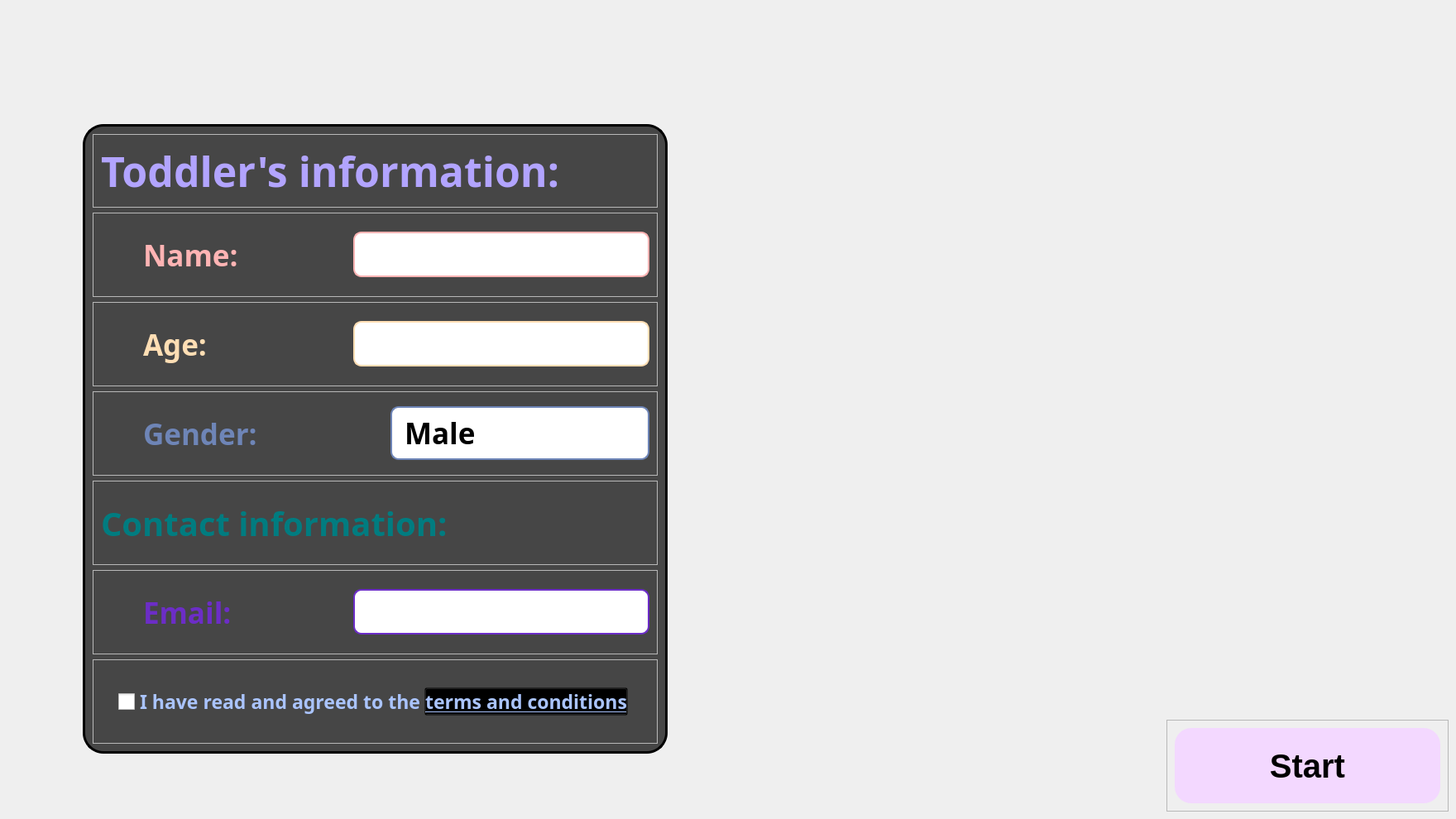
    <widget class="QWidget" name="start_exam_screen1">
     <property name="styleSheet">
      <string notr="true">QWidget#start_exam_screen1 {
border-image: url(:/bg/background.jpg) 0 0 0 0 stretch stretch;
}</string>
     </property>
     <widget class="QFrame" name="info_frame">
      <property name="geometry">
       <rect>
        <x>100</x>
        <y>150</y>
        <width>707</width>
        <height>761</height>
       </rect>
      </property>
      <property name="styleSheet">
       <string notr="true">QFrame#info_frame{
background-color: rgba(0, 0, 0,180);
border: 3px solid black;
border-radius: 25px;
}</string>
      </property>
      <property name="frameShape">
       <enum>QFrame::StyledPanel</enum>
      </property>
      <property name="frameShadow">
       <enum>QFrame::Raised</enum>
      </property>
      <layout class="QVBoxLayout" name="verticalLayout_6">
       <item>
        <widget class="QFrame" name="headline1_frame">
         <property name="frameShape">
          <enum>QFrame::StyledPanel</enum>
         </property>
         <property name="frameShadow">
          <enum>QFrame::Raised</enum>
         </property>
         <layout class="QVBoxLayout" name="verticalLayout_3">
          <item>
           <widget class="QLabel" name="headline1_label">
            <property name="font">
             <font>
              <family>Comic Sans MS,cursive</family>
              <pointsize>-1</pointsize>
              <weight>75</weight>
              <bold>true</bold>
             </font>
            </property>
            <property name="styleSheet">
             <string notr="true">QLabel {
    color: #B2A4FF;
	font-size: 50px;
    font-weight: bold;
    font-family: &quot;Comic Sans MS&quot;, cursive;
}</string>
            </property>
            <property name="text">
             <string>Toddler's information:</string>
            </property>
           </widget>
          </item>
         </layout>
        </widget>
       </item>
       <item>
        <widget class="QFrame" name="name_frame">
         <property name="frameShape">
          <enum>QFrame::StyledPanel</enum>
         </property>
         <property name="frameShadow">
          <enum>QFrame::Raised</enum>
         </property>
         <layout class="QHBoxLayout" name="horizontalLayout">
          <property name="leftMargin">
           <number>40</number>
          </property>
          <item>
           <widget class="QLabel" name="name_label">
            <property name="sizePolicy">
             <sizepolicy hsizetype="Expanding" vsizetype="Expanding">
              <horstretch>0</horstretch>
              <verstretch>0</verstretch>
             </sizepolicy>
            </property>
            <property name="font">
             <font>
              <family>Comic Sans MS,cursive</family>
              <pointsize>-1</pointsize>
              <weight>75</weight>
              <bold>true</bold>
             </font>
            </property>
            <property name="styleSheet">
             <string notr="true">QLabel {
    color: #FFB4B4;
	font-size: 35px;
    font-weight: bold;
    font-family: &quot;Comic Sans MS&quot;, cursive;
    padding: 10px;
}</string>
            </property>
            <property name="text">
             <string>Name:</string>
            </property>
           </widget>
          </item>
          <item>
           <widget class="QLineEdit" name="name_lineEdit">
            <property name="sizePolicy">
             <sizepolicy hsizetype="Expanding" vsizetype="Fixed">
              <horstretch>0</horstretch>
              <verstretch>0</verstretch>
             </sizepolicy>
            </property>
            <property name="font">
             <font>
              <family>Comic Sans MS,cursive</family>
              <pointsize>-1</pointsize>
              <weight>75</weight>
              <bold>true</bold>
             </font>
            </property>
            <property name="styleSheet">
             <string notr="true">QLineEdit {
    font-weight: bold;
	font-size: 35px;
    font-family: &quot;Comic Sans MS&quot;, cursive;
	padding-left: 10px;
    border: 2px solid #FFB4B4;
    border-radius: 10px;
}

QLineEdit:hover {
    border-color: #B0E0E6; /* Pastel Green color */
}

    QLineEdit::cursor {
        width: 4px;
    }</string>
            </property>
            <property name="text">
             <string/>
            </property>
            <property name="maxLength">
             <number>32771</number>
            </property>
           </widget>
          </item>
         </layout>
        </widget>
       </item>
       <item>
        <widget class="QFrame" name="age_frame">
         <property name="frameShape">
          <enum>QFrame::StyledPanel</enum>
         </property>
         <property name="frameShadow">
          <enum>QFrame::Raised</enum>
         </property>
         <layout class="QHBoxLayout" name="horizontalLayout_2">
          <property name="leftMargin">
           <number>40</number>
          </property>
          <item>
           <widget class="QLabel" name="age_label">
            <property name="sizePolicy">
             <sizepolicy hsizetype="Expanding" vsizetype="Expanding">
              <horstretch>0</horstretch>
              <verstretch>0</verstretch>
             </sizepolicy>
            </property>
            <property name="font">
             <font>
              <family>Comic Sans MS,cursive</family>
              <pointsize>-1</pointsize>
              <weight>75</weight>
              <bold>true</bold>
             </font>
            </property>
            <property name="styleSheet">
             <string notr="true">QLabel {
    color: #FFDEB4;
	font-size: 35px;
    font-weight: bold;
    font-family: &quot;Comic Sans MS&quot;, cursive;
    padding: 10px;
}</string>
            </property>
            <property name="text">
             <string>Age:</string>
            </property>
           </widget>
          </item>
          <item>
           <widget class="QLineEdit" name="age_lineEdit">
            <property name="sizePolicy">
             <sizepolicy hsizetype="Expanding" vsizetype="Fixed">
              <horstretch>0</horstretch>
              <verstretch>0</verstretch>
             </sizepolicy>
            </property>
            <property name="font">
             <font>
              <family>Comic Sans MS,cursive</family>
              <pointsize>-1</pointsize>
              <weight>75</weight>
              <bold>true</bold>
             </font>
            </property>
            <property name="styleSheet">
             <string notr="true">QLineEdit {
    font-weight: bold;
	font-size: 35px;
    font-family: &quot;Comic Sans MS&quot;, cursive;
	padding-left: 10px;
    border: 2px solid #FFDEB4;
    border-radius: 10px;
}

QLineEdit:hover {
    border-color: #B0E0E6; /* Pastel Green color */
}

QLineEdit::cursor {
        width: 4px;
    }</string>
            </property>
           </widget>
          </item>
         </layout>
        </widget>
       </item>
       <item>
        <widget class="QFrame" name="gender_frame">
         <property name="frameShape">
          <enum>QFrame::StyledPanel</enum>
         </property>
         <property name="frameShadow">
          <enum>QFrame::Raised</enum>
         </property>
         <layout class="QHBoxLayout" name="horizontalLayout_3">
          <property name="leftMargin">
           <number>40</number>
          </property>
          <item>
           <widget class="QLabel" name="gender_label">
            <property name="sizePolicy">
             <sizepolicy hsizetype="Expanding" vsizetype="Expanding">
              <horstretch>0</horstretch>
              <verstretch>0</verstretch>
             </sizepolicy>
            </property>
            <property name="font">
             <font>
              <family>Comic Sans MS,cursive</family>
              <pointsize>-1</pointsize>
              <weight>75</weight>
              <bold>true</bold>
             </font>
            </property>
            <property name="styleSheet">
             <string notr="true">QLabel {
    color: #6E85B7;
	font-size: 35px;
    font-weight: bold;
    font-family: &quot;Comic Sans MS&quot;, cursive;
    padding: 10px;
}</string>
            </property>
            <property name="text">
             <string>Gender:</string>
            </property>
           </widget>
          </item>
          <item>
           <widget class="QComboBox" name="gender_cb">
            <property name="sizePolicy">
             <sizepolicy hsizetype="Expanding" vsizetype="Fixed">
              <horstretch>0</horstretch>
              <verstretch>0</verstretch>
             </sizepolicy>
            </property>
            <property name="font">
             <font>
              <family>Comic Sans MS,cursive</family>
              <pointsize>-1</pointsize>
              <weight>75</weight>
              <bold>true</bold>
             </font>
            </property>
            <property name="styleSheet">
             <string notr="true">QComboBox {
    font-weight: bold;
    font-family: &quot;Comic Sans MS&quot;, cursive;
    padding: 5px;
	font-size: 35px;
	padding-left: 15px;
    border: 2px solid #6E85B7;
    border-radius: 10px;
}

QComboBox:hover {
    border-color: #B0E0E6; /* Pastel Green color */
}

QComboBox::drop-down {
    subcontrol-origin: padding;
    subcontrol-position: center right;
    width: 25px;
    border-left-width: 1px;
    border-left-style: solid;
    border-top-right-radius: 5px;
    border-bottom-right-radius: 5px;
    background: transparent;
}</string>
            </property>
            <item>
             <property name="text">
              <string>Male</string>
             </property>
            </item>
            <item>
             <property name="text">
              <string>Female</string>
             </property>
            </item>
           </widget>
          </item>
         </layout>
        </widget>
       </item>
       <item>
        <widget class="QFrame" name="contact_frame">
         <property name="frameShape">
          <enum>QFrame::StyledPanel</enum>
         </property>
         <property name="frameShadow">
          <enum>QFrame::Raised</enum>
         </property>
         <layout class="QVBoxLayout" name="verticalLayout_4">
          <item>
           <widget class="QLabel" name="contact_label">
            <property name="sizePolicy">
             <sizepolicy hsizetype="Expanding" vsizetype="Expanding">
              <horstretch>0</horstretch>
              <verstretch>0</verstretch>
             </sizepolicy>
            </property>
            <property name="font">
             <font>
              <family>Comic Sans MS,cursive</family>
              <pointsize>-1</pointsize>
              <weight>75</weight>
              <bold>true</bold>
             </font>
            </property>
            <property name="styleSheet">
             <string notr="true">QLabel {
    color: #007C80;
	font-size: 40px;
    font-weight: bold;
    font-family: &quot;Comic Sans MS&quot;, cursive;
}</string>
            </property>
            <property name="text">
             <string>Contact information:</string>
            </property>
           </widget>
          </item>
         </layout>
        </widget>
       </item>
       <item>
        <widget class="QFrame" name="email_frame">
         <property name="frameShape">
          <enum>QFrame::StyledPanel</enum>
         </property>
         <property name="frameShadow">
          <enum>QFrame::Raised</enum>
         </property>
         <layout class="QHBoxLayout" name="horizontalLayout_4">
          <property name="leftMargin">
           <number>40</number>
          </property>
          <item>
           <widget class="QLabel" name="email_label">
            <property name="sizePolicy">
             <sizepolicy hsizetype="Expanding" vsizetype="Expanding">
              <horstretch>0</horstretch>
              <verstretch>0</verstretch>
             </sizepolicy>
            </property>
            <property name="font">
             <font>
              <family>Comic Sans MS,cursive</family>
              <pointsize>-1</pointsize>
              <weight>75</weight>
              <bold>true</bold>
             </font>
            </property>
            <property name="styleSheet">
             <string notr="true">QLabel {
    color: #6C2DC7;
	font-size: 35px;
    font-weight: bold;
    font-family: &quot;Comic Sans MS&quot;, cursive;
    padding: 10px;
}</string>
            </property>
            <property name="text">
             <string>Email:</string>
            </property>
           </widget>
          </item>
          <item>
           <widget class="QLineEdit" name="email_lineEdit">
            <property name="sizePolicy">
             <sizepolicy hsizetype="Expanding" vsizetype="Fixed">
              <horstretch>0</horstretch>
              <verstretch>0</verstretch>
             </sizepolicy>
            </property>
            <property name="font">
             <font>
              <family>Comic Sans MS,cursive</family>
              <pointsize>-1</pointsize>
              <weight>75</weight>
              <bold>true</bold>
             </font>
            </property>
            <property name="styleSheet">
             <string notr="true">QLineEdit {
    font-weight: bold;
    font-family: &quot;Comic Sans MS&quot;, cursive;
	padding-left: 10px;
	font-size: 35px;
    border: 2px solid #6C2DC7;
    border-radius: 10px;
}

QLineEdit:hover {
    border-color: #B0E0E6; /* Pastel Green color */
}

QLineEdit::cursor {
        width: 4px;
    }</string>
            </property>
            <property name="text">
             <string/>
            </property>
           </widget>
          </item>
         </layout>
        </widget>
       </item>
       <item>
        <widget class="QFrame" name="frame">
         <property name="styleSheet">
          <string notr="true"/>
         </property>
         <property name="frameShape">
          <enum>QFrame::StyledPanel</enum>
         </property>
         <property name="frameShadow">
          <enum>QFrame::Raised</enum>
         </property>
         <layout class="QHBoxLayout" name="horizontalLayout_6">
          <item>
           <widget class="QCheckBox" name="checkBox">
            <property name="sizePolicy">
             <sizepolicy hsizetype="Expanding" vsizetype="Expanding">
              <horstretch>0</horstretch>
              <verstretch>0</verstretch>
             </sizepolicy>
            </property>
            <property name="font">
             <font>
              <family>Comic Sans MS,cursive</family>
              <pointsize>-1</pointsize>
              <weight>75</weight>
              <bold>true</bold>
             </font>
            </property>
            <property name="styleSheet">
             <string notr="true">QCheckBox {
    color: #AAC4FF;
    font-weight: bold;
	font-size: 23px;
    font-family: &quot;Comic Sans MS&quot;, cursive;

	margin-left: 21px
}

QCheckBox::indicator {
    width: 20px;
    height: 20px;
}
</string>
            </property>
            <property name="text">
             <string>I have read and agreed to the</string>
            </property>
           </widget>
          </item>
          <item>
           <widget class="QPushButton" name="terms_condition_btn">
            <property name="font">
             <font>
              <family>Comic Sans MS,cursive</family>
              <pointsize>-1</pointsize>
              <weight>75</weight>
              <bold>true</bold>
              <underline>true</underline>
             </font>
            </property>
            <property name="cursor">
             <cursorShape>PointingHandCursor</cursorShape>
            </property>
            <property name="styleSheet">
             <string notr="true">    color: #AAC4FF;
    font-weight: bold;
	font-size: 23px;
	text-decoration: underline;
    font-family: &quot;Comic Sans MS&quot;, cursive;
	margin-right: 26 px;
    background-color: transparent;</string>
            </property>
            <property name="text">
             <string>terms and conditions</string>
            </property>
           </widget>
          </item>
         </layout>
        </widget>
       </item>
      </layout>
     </widget>
     <widget class="QFrame" name="start_exam_frame">
      <property name="geometry">
       <rect>
        <x>1410</x>
        <y>870</y>
        <width>341</width>
        <height>111</height>
       </rect>
      </property>
      <property name="frameShape">
       <enum>QFrame::StyledPanel</enum>
      </property>
      <property name="frameShadow">
       <enum>QFrame::Raised</enum>
      </property>
      <layout class="QVBoxLayout" name="verticalLayout_7">
       <item>
        <widget class="QPushButton" name="start_exam_btn">
         <property name="sizePolicy">
          <sizepolicy hsizetype="Expanding" vsizetype="Expanding">
           <horstretch>0</horstretch>
           <verstretch>0</verstretch>
          </sizepolicy>
         </property>
         <property name="styleSheet">
          <string notr="true">QPushButton#start_exam_btn {
    background-color: #F3D8FF;
    border: none;
    border-radius: 20px;
    padding: 10px;
	font-size: 40px;
    font-weight: bold;
    font-family: &quot;Comic Sans MS&quot;, cursive;
}

QPushButton:hover#start_exam_btn {
    background-color: #F6EEA1;
	font-size: 50px;
}


QFrame#start_exam_btn {
    border: 2px dashed #FFA4D1;
    border-radius: 10px;
}</string>
         </property>
         <property name="text">
          <string>Start</string>
         </property>
        </widget>
       </item>
      </layout>
     </widget>
    </widget>
